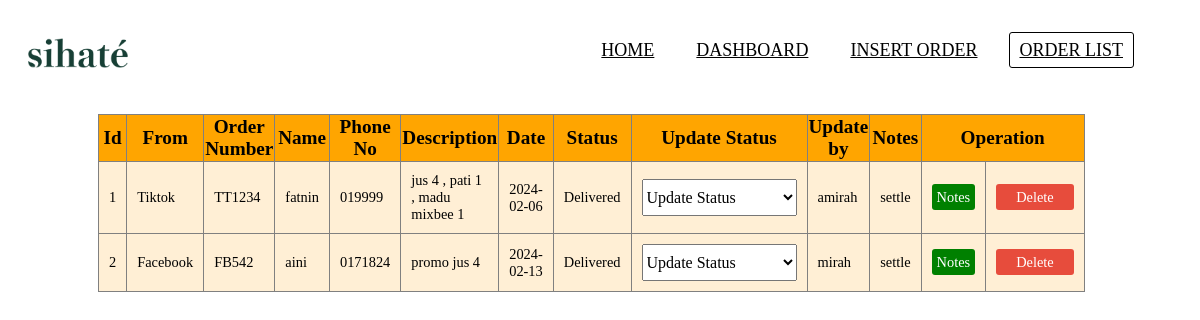
Screenshot of /order_list.php with the database file from the repository.
### tables this page shows
CREATE TABLE `purchase_form` (
  `id` int(100) NOT NULL,
  `placed` varchar(255) NOT NULL DEFAULT 'shoppe',
  `orderNo` varchar(255) NOT NULL,
  `name` varchar(255) NOT NULL,
  `phoneNo` varchar(255) NOT NULL,
  `descr` varchar(255) NOT NULL,
  `date` date NOT NULL,
  `status` varchar(255) NOT NULL DEFAULT 'pending',
  `note` varchar(255) NOT NULL DEFAULT 'No notes',
  `updateby` varchar(255) NOT NULL DEFAULT 'Mas'
);

### order_list.php (the view, shortened to what this page needs)
<?php
 $conn=mysqli_connect('localhost','root','','delima_db');
 $sql=mysqli_query($conn,"select * from purchase_form");
?>
<!DOCTYPE html>
<html>
<head>
 </head>
 <body>
 <div class="black-fill"><br /> <br />
     <div class="container">
    	<nav class="navbar navbar-expand-lg bg-light"id="homeNav">
		     <div class="container-fluid">
		     <a class="navbar-brand">
                    <h2><p><a href="home.php"><img src="logohijau.png" width="100px" height="30px"></p></h2>
		     </a>
		     <div class="collapse navbar-collapse" id="navbarSupportedContent">
		          <ul class="navbar-nav me-auto mb-2 mb-lg-0">
               <li class="nav-item">
		          <a class="nav-link" aria-current="page" href="home.php">Home</a>
		     </li>
		     <li class="nav-item">
		          <a class="nav-link" aria-current="page" href="dashboard.php">Dashboard</a>
		     </li>
		     <li class="nav-item">
		          <a class="nav-link" href="insertorder.php">Insert Order</a>
		     </li>
              <li class="nav-item">
		          <a class="nav-link active" href="order_list.php">Order List</a>
		     </li>
		  </div>
		    </div>
		</nav>
    </div>
</div>
<div class="container2">
     <table border="1">
          <tr>
               <th>Id</th>
               <th>From</th>
               <th>Order Number</th>
               <th>Name</th>
               <th>Phone No</th>
               <th>Description</th>
               <th>Date</th>
               <th>Status</th>
               <th>Update Status</th>
               <th>Update by</th>
               <th>Notes</th>
               <th colspan="2">Operation</th>
          </tr>
          <?php
          $i=1;
          if (mysqli_num_rows($sql)>0){
               while ($row=mysqli_fetch_assoc($sql)) {
               ?>
               <tr>
                    <td><?php echo $i++ ?></td>
                    <td><?php echo $row['placed'] ?></td>
                    <td><?php echo $row['orderNo'] ?></td>
                    <td><?php echo $row['name'] ?></td>
                    <td><?php echo $row['phoneNo'] ?></td>
                    <td><?php echo $row['descr'] ?></td>
                    <td><?php echo $row['date'] ?></td>
                    <td>
                         <?php
                         if ($row['status']=="pending") {
                              echo "Pending";
                         }if ($row['status']=="delivered") {
                              echo "Delivered";
                         }
                         ?>
                    </td>
                    <td>
                         <select onchange="order_list(this.options[this.selectedIndex].value,'<?php echo $row['id'] ?>')">
                              <option value="">Update Status</option>
                         </select>
                    </td>
                    <td><?php echo $row['updateby'] ?></td>
                    <td><?php echo $row['note'] ?></td>
                    <td><a href='edit.php?id=<?php echo $row['id'] ?>' class='btn2'>Notes</td>
                    <td><a href='delete.php?id=<?php echo $row['id'];?>' class='btn'>Delete</a></td>
                    <?php      }
            } ?>
      </table>
 </div>
</body>
</html>

### order_list.php (style rules this page uses)
body { background-color:white; font-family: montserrat; }
nav { margin-top:-60px; font-family: montserrat; width: 100%; height: 50px; }
nav h2 { float: left; margin-left:10px; }
nav ul { float: right; margin-right: 40px; }
nav ul li { display: inline-block; margin: 0 8px; line-height: 80px; }
nav ul li a { color: black; font-size: 18px; text-transform: uppercase; border: 1px solid transparent; padding: 7px 10px; border-radius: 3px; }
nav a.active,a:hover { border: 1px solid rgb(0, 0, 0); }
.container { display: flex; align-placeds: center; justify-content: center; padding:10px; padding-bottom: 60px; font-family: montserrat; }
.container2 { width: 100%; }
.container2 table { width: 500px; border-collapse: collapse; font-size: 1rem; margin-left:90px; }
.container2 table th { background: orange; color: black; font-size: 1.2rem; }
.container2 table td { background: papayawhip; color: black; font-size: 0.9rem; padding:10px; }
select { width: 155px; padding: 0.5rem 0; font-size: 1rem; font-family: montserrat; }
.btn { text-decoration: none; color: #FFF; background-color: #e74c3c; padding: 5px 20px; border-radius: 3px; }
.btn2 { text-decoration: none; color: #fff; background-color: green; padding: 5px ; border-radius: 3px; }

### rows the page displays
purchase_form: placed "Tiktok", orderNo "TT1234", name "fatnin", phoneNo "019999", descr "jus 4 , pati 1 , madu mixbee 1", date "2024-02-06", status "Delivered", updateby "amirah", note "settle"
purchase_form: placed "Facebook", orderNo "FB542", name "aini", phoneNo "0171824", descr "promo jus 4", date "2024-02-13", status "Delivered", updateby "mirah", note "settle"
